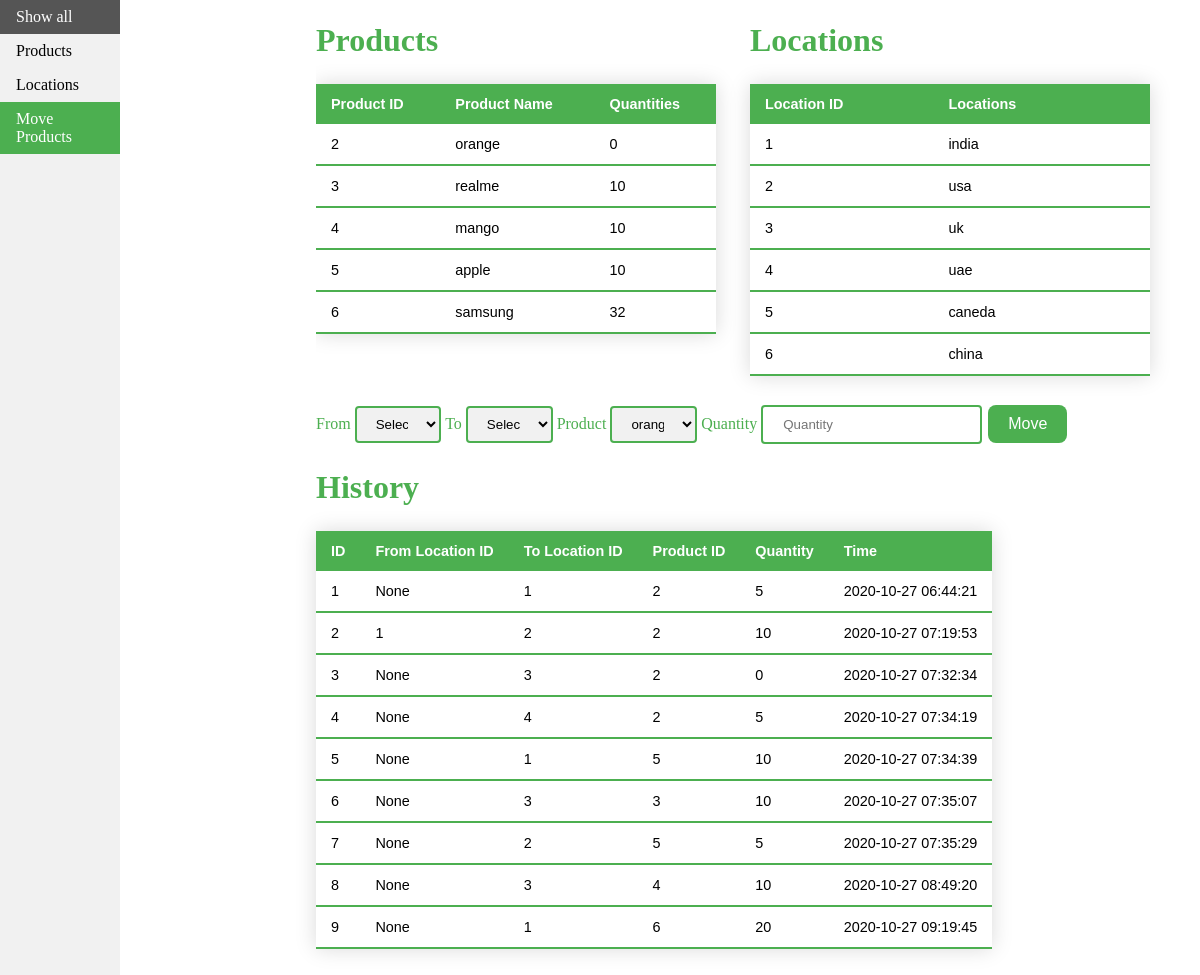
The app's page /moveproduct, older data.
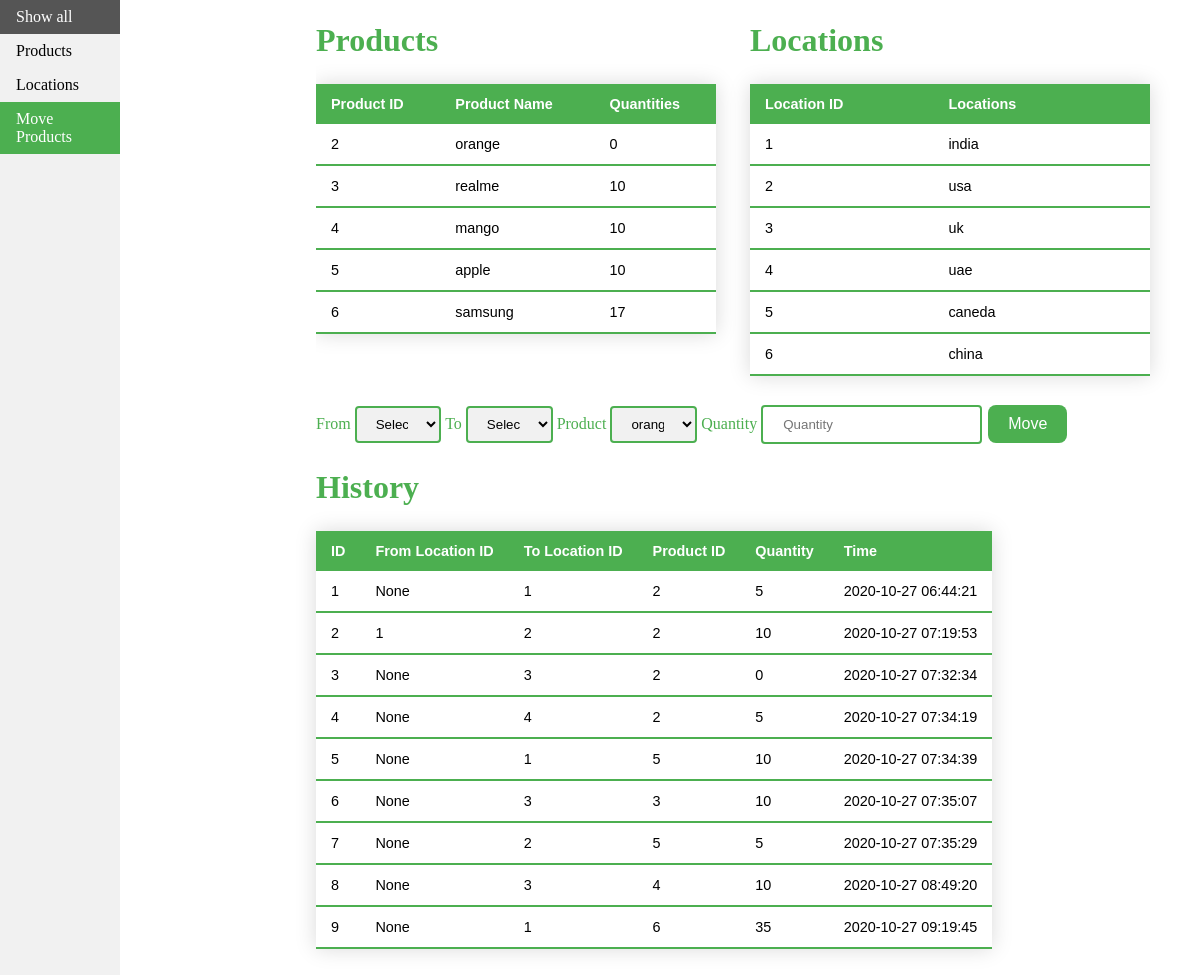
The same page, newer data.
### app.py (models this page shows, shortened)
class Products(db.Model):
    id = db.Column(db.Integer, primary_key=True)
    name = db.Column(db.String(100), unique=True, nullable=False)
    quantity = db.Column(db.Integer)

class Locations(db.Model):
    id = db.Column(db.Integer, primary_key=True)
    name = db.Column(db.String(100), unique=True, nullable=False)

class ProductMovement(db.Model):
    id = db.Column(db.Integer, primary_key=True)
    from_location_id = db.Column(db.Integer(), db.ForeignKey(Locations.id))
    to_location_id = db.Column(db.Integer(), db.ForeignKey(Locations.id))
    product_id = db.Column(db.Integer(), db.ForeignKey(Products.id), nullable=False)
    from_location = db.relationship(Locations, foreign_keys=[from_location_id])
    to_location = db.relationship(Locations, foreign_keys=[to_location_id])
    product = db.relationship(Products, foreign_keys=[product_id])
    quantity = db.Column(db.Integer(), nullable=False)
    time_created = db.Column(db.DateTime, server_default=db.func.now())

### app.py (the view)
@app.route('/moveproduct')
def move_view():
    return render_template('moveproduct.html', locations = Locations.query.all() , products = Products.query.all(), prmn = ProductMovement.query.all())

### templates/moveproduct.html (shortened to what this page needs)
<!DOCTYPE html>
<html>
<head>
    <link rel='stylesheet' type='text/css' media='screen' href="{{ url_for('static', filename='main.css') }}">
</head>
<body>
    <ul>
        <li><a href="/">Show all</a></li>
        <li><a href="/products">Products</a></li>
        <li><a href="/locations">Locations</a></li>
        <li><a class="active" href="/moveproduct">Move Products</a></li>
    </ul>
    <div style="margin-left:25%;padding:1px 16px;height:1000px;">
        <div class="container">
        <div class="floatLeft">
        <h1>Products</h1>
        <table class="styled-table">
            <thead>
                <tr>
                    <th>Product ID</th>
                    <th>Product Name</th>
                    <th>Quantities</th>
                </tr>
            </thead>
            {% for product in products %}
            <tbody>
                <tr>
                    <td>{{ product.id }}</td>
                    <td>{{ product.name }}</td>
                    <td>{{ product.quantity }}</td>
                </tr>
            {% endfor %}
            </tbody>
        </table>
        </div>
        <div class="floatRight">
        <h1>Locations</h1>
        <table class="styled-table">
            <thead>
                <tr>
                    <th>Location ID</th>
                    <th>Locations</th>
                    <th></th>
                </tr>
            </thead>
            {% for location in locations %}
            <tbody>
                <tr>
                    <td>{{ location.id }}</td>
                    <td>{{ location.name }}</td>
                </tr>
            {% endfor %}
            </tbody>
        </table>
        </div>
        </div>
        <form action="/new_move" method="POST">
            <label for="from">From</label>
            <select name="from">
                <option value="">Select</option>
            </select>
            <label for="to">To</label>
            <select name="to">
                <option value="">Select</option>
            </select>
            <label for="product">Product</label>
            <select name="product">
                {% for product in products %}
                <option value="{{product.id}}">{{ product.name }}</option>
                {% endfor %}
            </select>
            <label for="quantity">Quantity</label>
            <input type="number" name="quantity" placeholder="Quantity">
            <input class="button" type="submit" value="Move">
        </form>
        <h1>History</h1>
        <table class="styled-table">
            <thead>
                <tr>
                    <th>ID</th>
                    <th>From Location ID</th>
                    <th>To Location ID</th>
                    <th>Product ID</th>
                    <th>Quantity</th>
                    <th>Time</th>
                </tr>
            </thead>
            {% for pm in prmn %}
            <tbody>
                <tr>
                    <td>{{ pm.id }}</td>
                    <td>{{ pm.from_location_id }}</td>
                    <td>{{ pm.to_location_id }}</td>
                    <td>{{ pm.product_id }}</td>
                    <td>{{ pm.quantity }}</td>
                    <td>{{ pm.time_created }}</td>
                </tr>
            {% endfor %}
            </tbody>
        </table>
</div>
</body>
</html>

### static/main.css (style rules this page uses)
body { margin: 0; }
ul { list-style-type: none; margin: 0; padding: 0; width: 10%; background-color: #f1f1f1; height: 100%; position: fixed; overflow: auto; }
li a { display: block; color: #000; padding: 8px 16px; text-decoration: none; }
.active { background-color: #4CAF50; color: white; }
.button { background-color: #4CAF50; border: none; border-radius: 8px; color: white; padding: 10px 20px; text-align: center; text-decoration: none; display: inline-block; font-size: 16px; margin: 4px 2px; cursor: pointer; }
select { width: 10%; padding: 8px 15px; border: 2px solid#4CAF50; border-radius: 4px; background-color: #f1f1f1; }
input[type=text], input[type=number] { border: 2px solid #4CAF50; padding: 10px 20px; border-radius: 4px; }
label { color: #4CAF50; }
h1 { color: #4CAF50; }
.styled-table { border-collapse: collapse; margin: 25px 0; font-size: 0.9em; font-family: sans-serif; min-width: 400px; box-shadow: 0 0 20px rgba(0, 0, 0, 0.15); }
.styled-table thead tr { background-color: #4CAF50; color: #ffffff; text-align: left; }
.styled-table th, .styled-table td { padding: 12px 15px; }
.styled-table tbody tr { border-bottom: 1px solid #dddddd; }
.styled-table tbody tr:last-of-type { border-bottom: 2px solid #4CAF50; }
.floatLeft { width: 50%; float: left; }
.floatRight { width: 50%; float: right; }
.container { overflow: hidden; }

Row changes from the older to the newer data that the page shows:
changed Products "samsung": quantity "32" → "17"
changed ProductMovement id 9: quantity "20" → "35"
